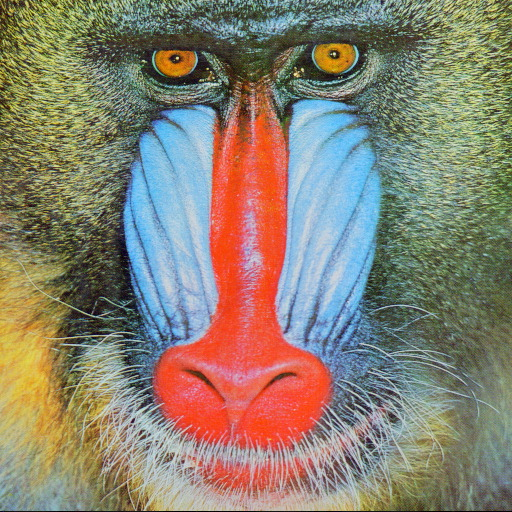
#> input picture ch6/images/baboon.png, 512 x 512 px
$ python flipping.py --image images/baboon.png
#> lines starting #> are read from the running program, lines starting #| are printed output that depends on the picture
import numpy as np
import argparse
import imutils
import cv2

ap = argparse.ArgumentParser()
ap.add_argument("-i", "--image", required=True,help="Path to the image")
args = vars(ap.parse_args())

image = cv2.imread(args["image"])
#> image is the input picture: shape (512, 512, 3); mean B, G, R 112.9, 129.1, 137.1
cv2.imshow("Original", image)

flipped = cv2.flip(image, 1)
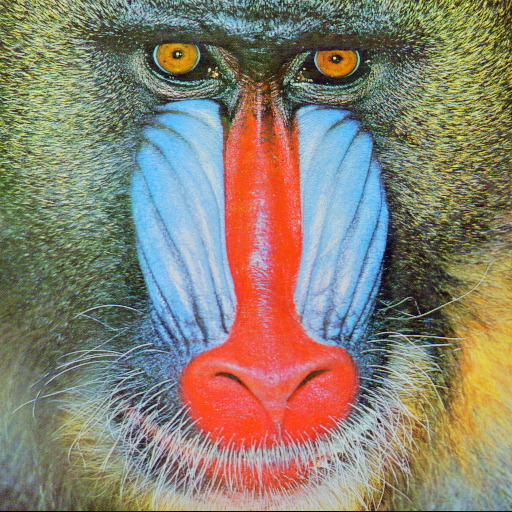
#> flipped: shape (512, 512, 3); mean B, G, R 112.9, 129.1, 137.1
cv2.imshow("Horizontal", flipped)

flipped = cv2.flip(image, 0)
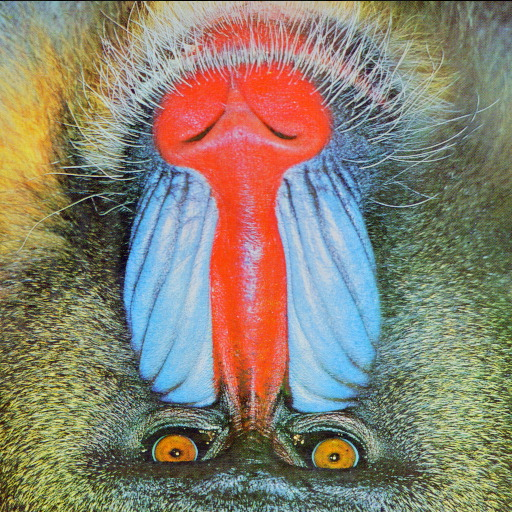
#> flipped: shape (512, 512, 3); mean B, G, R 112.9, 129.1, 137.1
cv2.imshow("Vertical", flipped)

flipped = cv2.flip(image, -1)
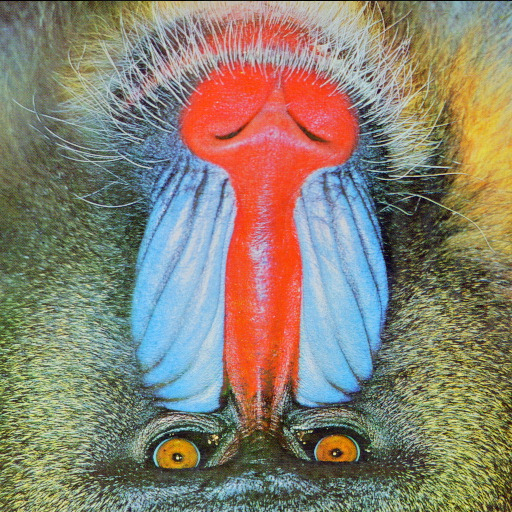
#> flipped: shape (512, 512, 3); mean B, G, R 112.9, 129.1, 137.1
cv2.imshow("Both", flipped)

cv2.waitKey(0)
